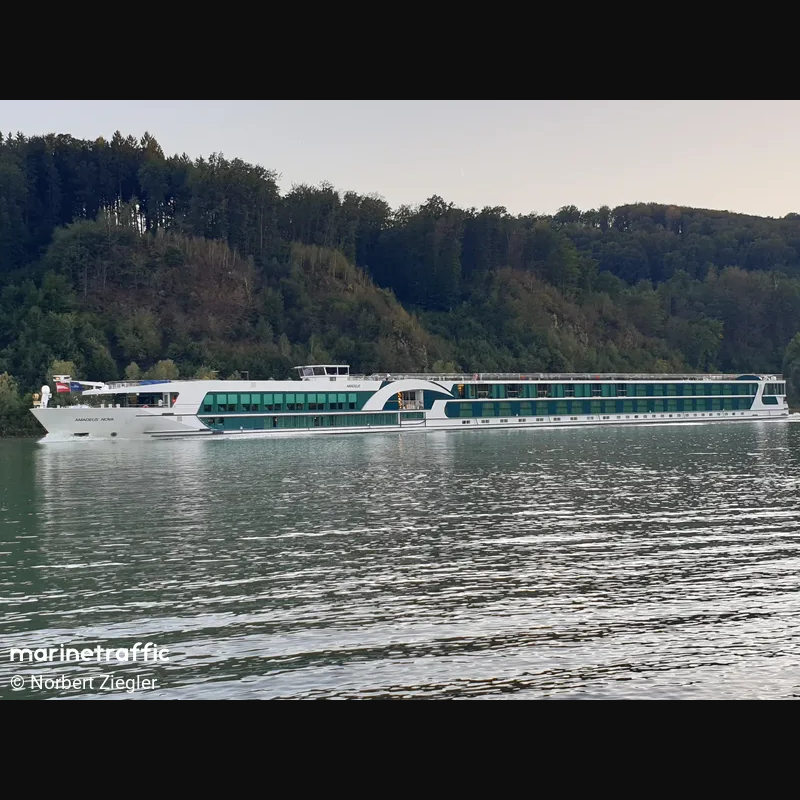
#> input picture ship_data/raw/marinetraffic/7124506.png, 800 x 800 px; its folder holds only this picture in this run
$ python process_ship_data.py
#> lines starting #> are read from the running program, lines starting #| are printed output that depends on the picture
"""Normalize raw ship images into a training-ready layout.

Reads ship_data/raw/<source>/*.{png,jpg} + ship_data/meta/records.jsonl
and writes to ship_data/processed/:
  ship_data/processed/<source>/<ship_id>.png   (uniform 512x512, RGB)
  ship_data/processed/manifest.jsonl            (one line per image w/ metadata)

Ship identity: the "number" is the photo_id/sample_id (the well-formatted
filename); the "name" is the dataset/source label.
"""
import json
from pathlib import Path

try:
    from PIL import Image
except ImportError:
    raise SystemExit("pip install pillow")

ROOT = Path(__file__).resolve().parent.parent
RAW = ROOT / "ship_data" / "raw"
META = ROOT / "ship_data" / "meta"
PROCESSED = ROOT / "ship_data" / "processed"
SIZE = 512


def load_records():
    path = META / "records.jsonl"
    records = []
    if path.exists():
        for line in path.read_text().splitlines():
            if line.strip():
                records.append(json.loads(line))
    return records


def main():
    records = load_records()
    by_path = {}
    for rec in records:
        if "saved_to" in rec:
            by_path[rec["saved_to"]] = rec

    PROCESSED.mkdir(parents=True, exist_ok=True)
    manifest = []
    for source in ("marinetraffic", "roboflow", "satellite"):
        src_dir = RAW / source
        if not src_dir.exists():
            continue
        out_dir = PROCESSED / source
        out_dir.mkdir(parents=True, exist_ok=True)
        for f in sorted(src_dir.iterdir()):
            if not f.is_file():
                continue
            rec = by_path.get(str(f.relative_to(ROOT)), {})
            img = Image.open(f).convert("RGB").resize((SIZE, SIZE), Image.LANCZOS)
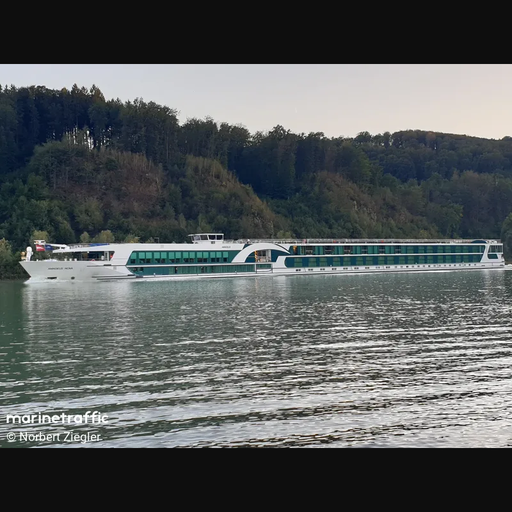
#> img: PIL image 512x512 RGB; mean R, G, B 88.3, 92.3, 92.9
            # Ship "number" = id from filename (photo_id / sample_id / image id)
            ship_id = f.stem
            out_path = out_dir / f"{ship_id}.png"
            img.save(out_path, "PNG")
            meta = rec.get("meta", {})
            manifest.append(
                {
                    "source": source,
                    "ship_id": ship_id,
                    "name": meta.get("dataset", source),
                    "processed_path": str(out_path.relative_to(ROOT)),
                    "record": rec,
                }
            )
#> pass 2 of the loop in main, `for source in ("marinetraffic", "roboflow", "satellite"):`:
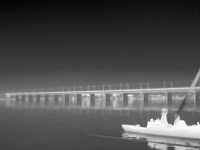
#> input picture ship_data/raw/roboflow/0Pi0Fv7JYEBAorEPtm7V.jpg, 200 x 150 px
#> in main, `img = Image.open(f).convert("RGB").resize((SIZE, SIZE), Image.LANCZOS)`:
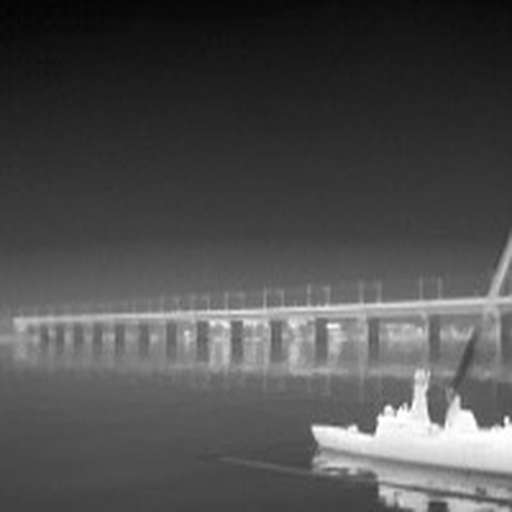
#> img: PIL image 512x512 RGB; min 2, max 255, mean 79
    with open(PROCESSED / "manifest.jsonl", "w") as fh:
        for row in manifest:
            fh.write(json.dumps(row) + "\n")
    print(f"Processed {len(manifest)} images -> {PROCESSED}/")


if __name__ == "__main__":
    main()
